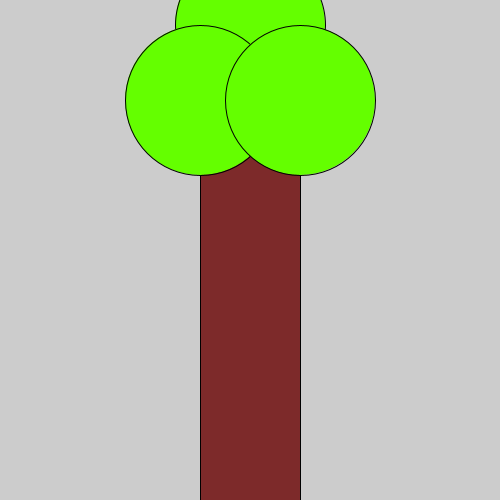
Frame 1 (no input)
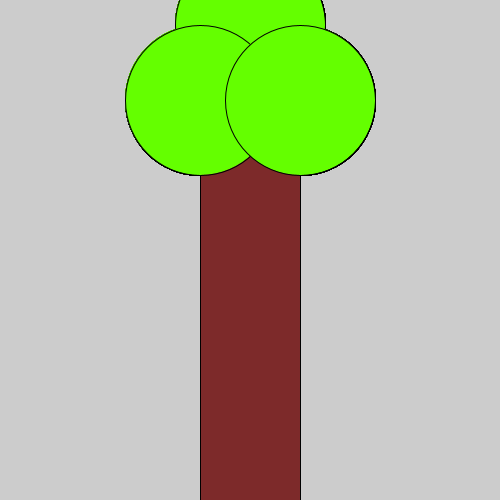
Frame 60 (the mouse pressed at the canvas centre just before this capture)
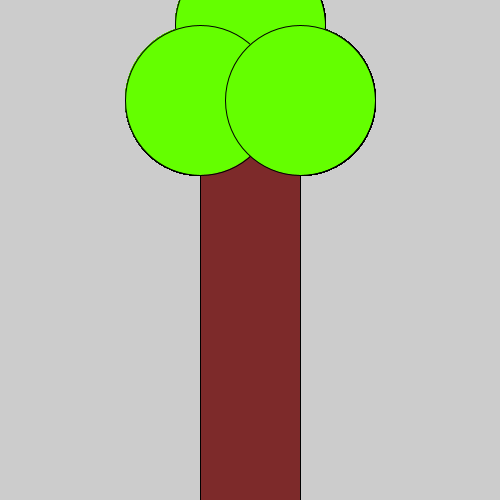
Frame 120 (the mouse held since frame 60 and released just before this capture)

The Processing sketch that drew these frames (run headless with seeded random() and noise(); from frame 60 on, the mouse is pressed at the canvas centre):

// Processing sketch: Opd_9
// ── Opd_9.pde


void setup(){
  size(500,500);
}

void draw(){
  fill(125,42,42);
rect(200,100,100,400);
fill(100,255,0);
circle(250,25,150);
circle(200,100,150);
circle(300,100,150);

println("10/10 boom ngl");
}
